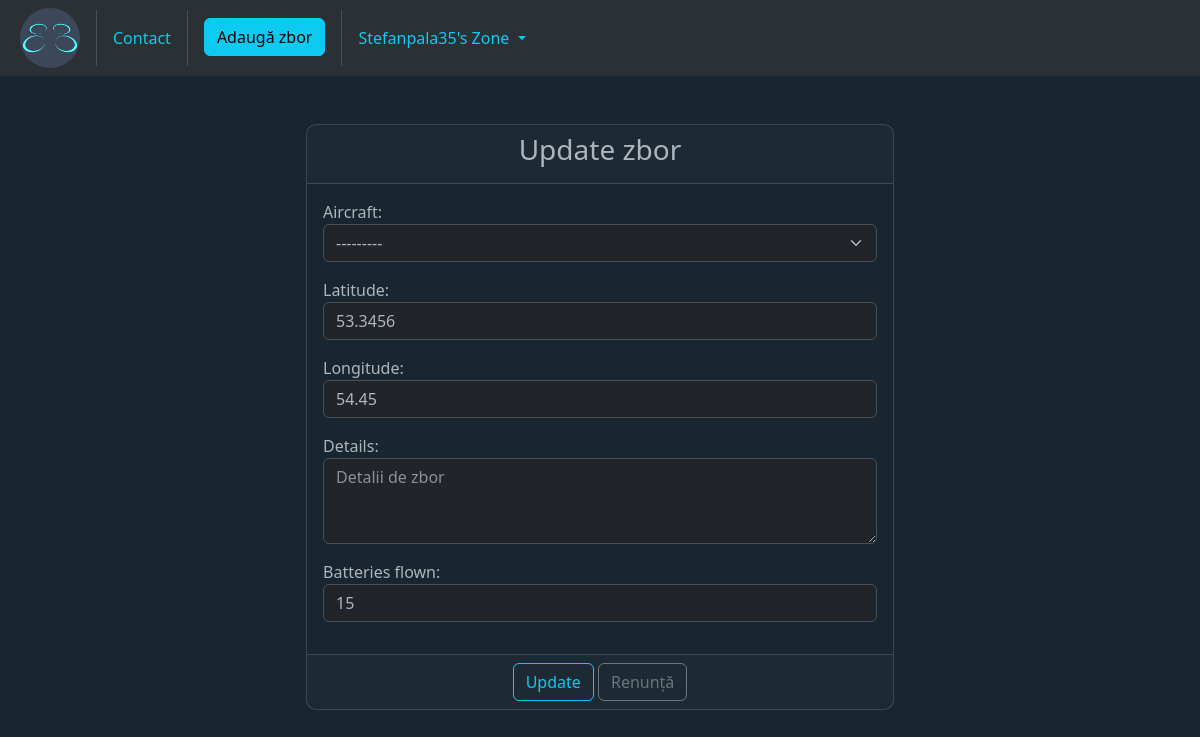
Page /MyZone/update_flight/5/ (signed in) on the committed database.
### home/models.py (models this page shows)
class Operator(AbstractUser):
	caa_code = models.CharField(verbose_name='CAA Code', max_length=40, unique=True, null=True)
	file1 = models.FileField(verbose_name='Certificat A1/A3', null=True, blank=True, upload_to='static/certificates/')
	file2 = models.FileField(verbose_name='Certificat A2', null=True, blank=True, upload_to='static/certificates/')
	def __str__(self):
		return self.caa_code

class FlightLog(models.Model):
	operator = models.ForeignKey(Operator, on_delete=models.CASCADE)  # CAA.ro code
	aircraft = models.ForeignKey(Aircraft, on_delete=models.CASCADE)  # aircraft name
	longitude = models.FloatField(null=True, blank=True)  # location
	latitude = models.FloatField(null=True, blank=True)  # location
	details = models.TextField(null=True, blank=True)  # mission - photo, video, recon, job
	batteries_flown = models.IntegerField(default=1)
	created_at = models.DateTimeField(auto_now_add=True)
	updated_at = models.DateTimeField(auto_now=True)
	def __str__(self):
		return f'{self.operator}: Lat:{self.latitude}, Long:{self.longitude}, at {self.created_at}'

### home/views.py (the view, shortened to what this page needs)
# urls.py: path('MyZone/update_flight/<int:pk>/', views.FlightUpdateView.as_view(), name='update-flight'),
class FlightUpdateView(LoginRequiredMixin, UpdateView):
	template_name = 'home/update_flight.html'
	model = FlightLog
	form_class = FlightUpdateForm
	success_url = reverse_lazy('list-of-flights')
	def get_context_data(self, **kwargs):
		context = super().get_context_data(**kwargs)
		form = context['form']
		form.fields['aircraft'].queryset = Aircraft.objects.filter(owner=self.request.user)
		context['form'] = form
		return context

### home/forms.py
class FlightUpdateForm(forms.ModelForm):
	class Meta:
		model = FlightLog
		fields = ['aircraft', 'latitude', 'longitude', 'details', 'batteries_flown']
		widgets = {
			'aircraft': forms.Select(attrs={'placeholder': 'Selectează drona', 'class': 'form-select'}),
			'latitude': NumberInput(attrs={'placeholder': 'Latitudinea', 'class': 'form-control'}),
			'longitude': NumberInput(attrs={'placeholder': 'Longitudinea', 'class': 'form-control'}),
			'details': Textarea(attrs={'placeholder': 'Detalii de zbor', 'class': 'form-control', 'rows': 3}),
			'batteries_flown': NumberInput(attrs={'placeholder': 'Numărul bateriilor zburate', 'class': 'form-control'}),
		}

### home/models.py (called while the page is built)
	def __str__(self):
		return self.name

### templates/home/update_flight.html (shortened to what this page needs)
{% extends 'base.html' %}
{% block content %}
    <div class="container-fluid">
        <div class="col-md-6 offset-md-3" data-bs-theme="dark">
            <div class="card">
                <div class="card-header">
                    <h3 class="text-center">Update zbor</h3>
                </div>
                <form method="post">
                    <div class="card-body">
                        {{ form.as_p }}
                    </div>
                    <div class="card-footer text-center">
                        <button type="submit" class="btn btn-outline-info">Update</button>
                        <a href="{% url 'list-of-flights' %}" class="btn btn-outline-secondary">Renunță</a>
                    </div>
                </form>
            </div>
        </div>
    </div>
{% endblock %}

### templates/navbar.html (shortened to what this page needs)
<nav class="navbar navbar-expand-lg bg-body-tertiary" data-bs-theme="dark">
    {% load static %}
    <div class="container-fluid">
        <a href="{% url 'homepage' %}">
            <img src="{% static 'images/LOGO256p-01.png' %}" alt="logo" width="60"
                 class="img-fluid rounded-circle mx-2">
        </a>
        <div class="collapse navbar-collapse" id="navbarSupportedContent">
            <ul class="navbar-nav me-auto mb-2 mb-lg-0">
                <li class="nav-item">
                    <a class="nav-link text-info btn btn-secondary m-2" href="{% url 'contact' %}">Contact</a>
                </li>
                <div class="d-flex flex-row">
                    {% if user.is_authenticated %}
                        <li class="nav-item">
                            <a href="{% url 'flight-add' %}" class="btn btn-info m-2 mx-3">Adaugă zbor</a>
                        </li>
                        <li class="nav-item dropdown">
                            <a class="nav-link dropdown-toggle btn btn-secondary text-info m-2" href="#" role="button"
                               data-bs-toggle="dropdown"
                               aria-expanded="false">
                                {{ user.username.title }}'s Zone
                            </a>
                        </li>
                    {% else %}
                        <div class="nav-item p-2 mx-2">
                            <a class="btn btn-info" href="{% url 'my-zone' %}">MyZone</a>
                        </div>
                    {% endif %}
                </div>
            </ul>
        </div>
    </div>
</nav>

### static/css/stylesheet.css (style rules this page uses)
.card { border-radius: 10px; background-color: #19262f; transition: box-shadow 0.3s ease-in-out; }

### templates/base.html (style rules this page uses)
body { background-color: #19262f !important; }

### rows in the picture
Operator: username "Stefanpala35"
FlightLog: aircraft "---------", latitude "53.3456", longitude "54.45", batteries_flown "15"
